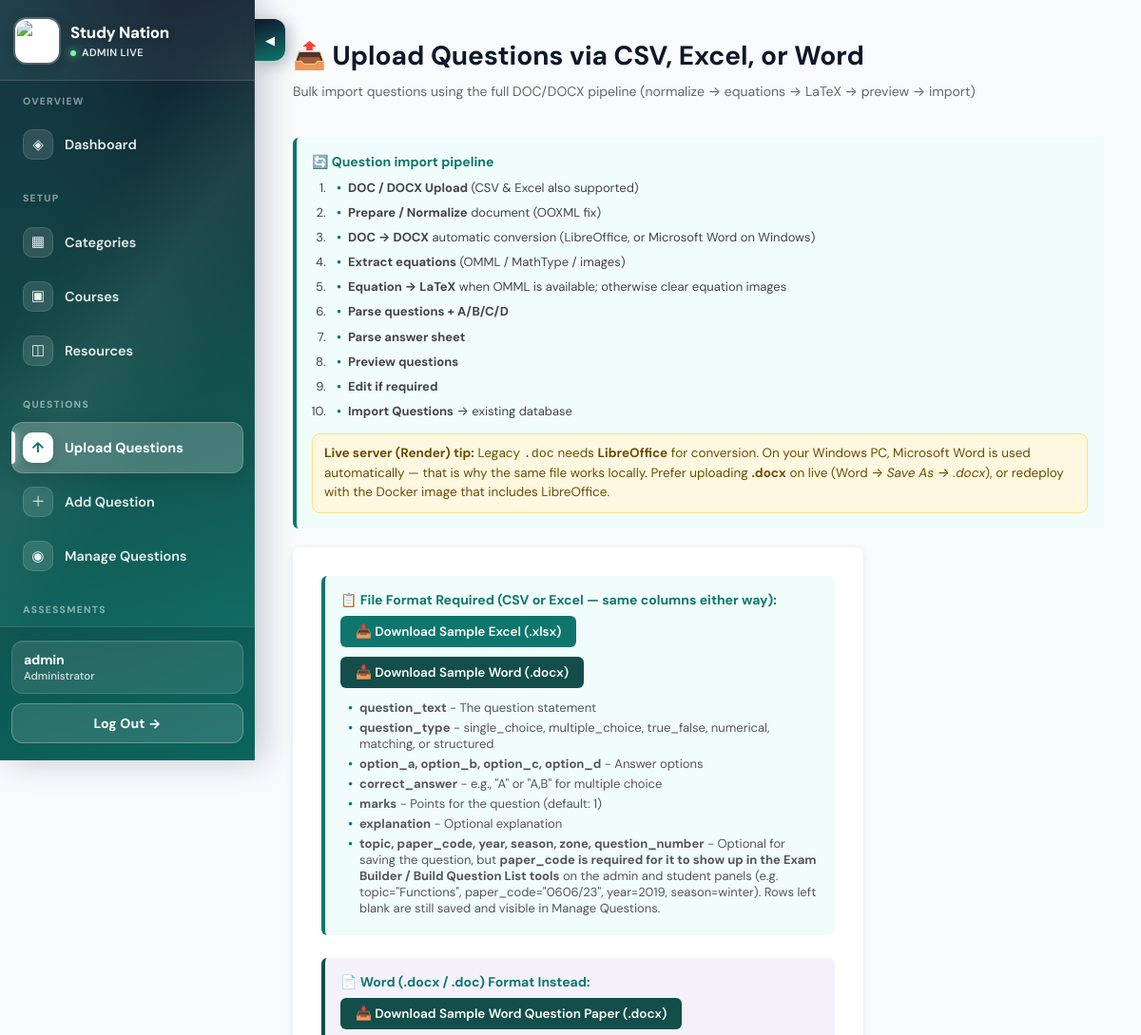
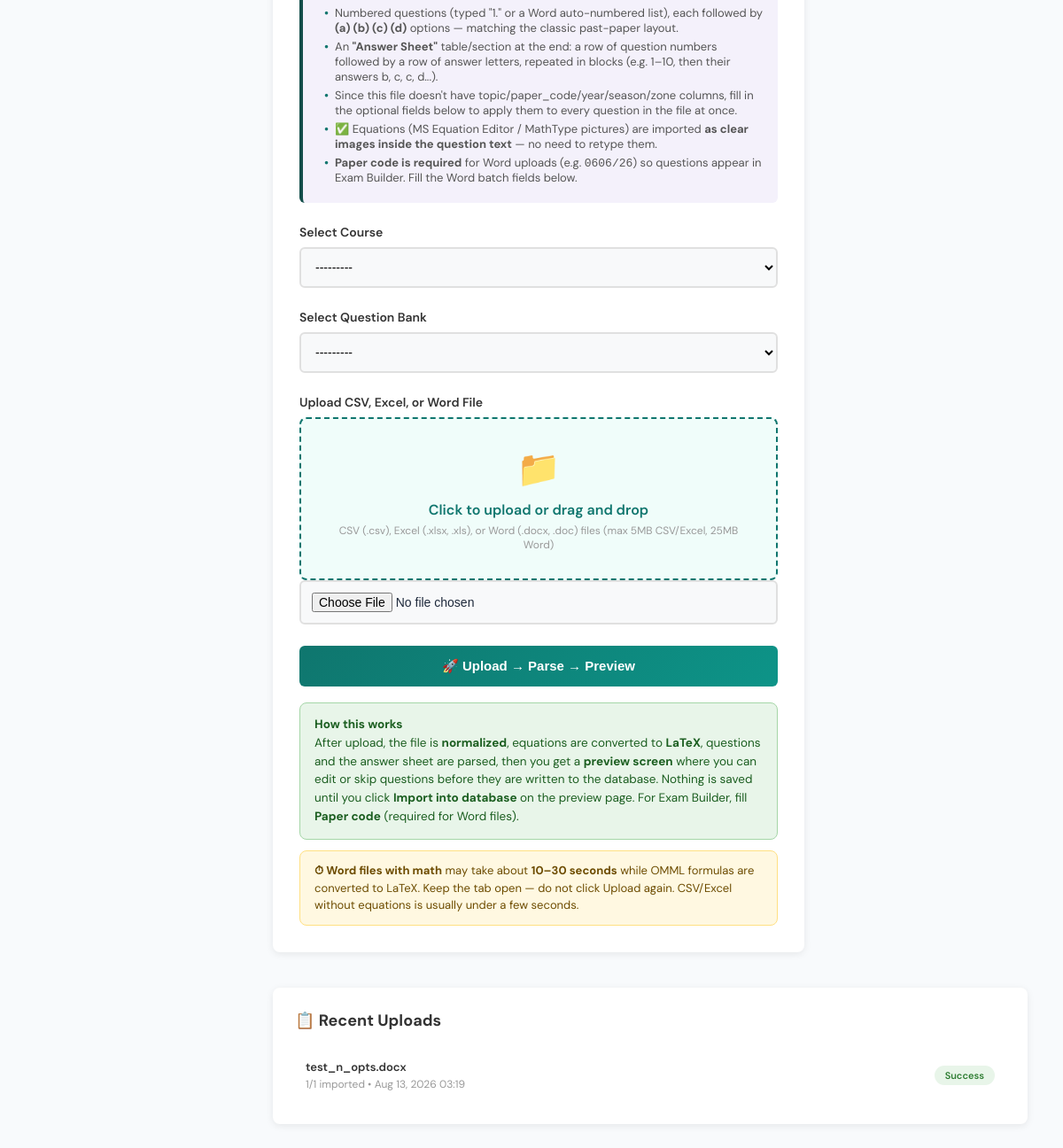
Page /admin-panel/csv-upload/ (signed in) on the committed database (2 pictures, top to bottom).
### admin_panel/models.py (models this page shows, shortened)
class CSVUpload(models.Model):
    admin_user = models.ForeignKey(AdminUser, on_delete=models.CASCADE, related_name='uploads')
    file_name = models.CharField(max_length=255)
    file = models.FileField(upload_to="csv_uploads/", blank=True, null=True)
    total_questions = models.IntegerField(default=0)
    successful_imports = models.IntegerField(default=0)
    failed_imports = models.IntegerField(default=0)
    error_details = models.TextField(blank=True)
    uploaded_at = models.DateTimeField(auto_now_add=True)
    status = models.CharField(
        max_length=20,
        choices=[
            ('pending', 'Pending'),
            ('processing', 'Processing'),
            ('success', 'Success'),
            ('failed', 'Failed'),
            ('partial', 'Partial Success')
        ],
        default='pending'
    )
    class Meta:
        ordering = ['-uploaded_at']

### admin_panel/views.py (the view, shortened to what this page needs)
# urls.py: path("csv-upload/", views.csv_upload, name="csv_upload"),
@admin_required
def csv_upload(request):
    admin_user = request.user.admin_profile
    pending_preview = request.session.get(SESSION_IMPORT_PREVIEW)
    if request.method == "POST":
        form = CSVUploadForm(request.POST, request.FILES)
        if form.is_valid():
            csv_file = request.FILES["csv_file"]
            course = form.cleaned_data["course"]
            question_bank = form.cleaned_data["question_bank"]
            name_lower = csv_file.name.lower()
            try:
                questions = form.parse_csv()
                if not questions:
                    messages.error(request, "No questions were found in this file.")
                    return redirect("admin_panel:csv_upload")
                if name_lower.endswith((".docx", ".doc")):
                    source_type = "word"
                elif name_lower.endswith((".xlsx", ".xls")):
                    source_type = "excel"
                else:
                    source_type = "csv"
                serialized = [_serialize_import_question(q) for q in questions]
                pipeline = _pipeline_stats_from_questions(
                    serialized, source_type=source_type, file_name=csv_file.name
                )
                pending_upload = CSVUpload.objects.create(
                    admin_user=admin_user,
                    file_name=csv_file.name,
                    file=csv_file,
                    total_questions=len(serialized),
                    status="processing",
                )
                request.session[SESSION_IMPORT_PREVIEW] = {
                    "upload_id": pending_upload.id,
                    "file_name": csv_file.name,
                    "course_id": course.id,
                    "question_bank_id": question_bank.id,
                    "source_type": source_type,
                    "pipeline": pipeline,
                    "questions": serialized,
                }
                request.session.modified = True
                messages.success(
                    request,
                    f"Parsed {len(serialized)} question(s) from “{csv_file.name}”. "
                    f"Review and edit below, then import into the database.",
                )
                return redirect("admin_panel:csv_upload_preview")
            except (ValidationError, django_forms.ValidationError) as e:
                if hasattr(e, "messages"):
                    msg = "; ".join(str(m) for m in e.messages)
                else:
                    msg = str(e)
                messages.error(request, msg)
            except (OSError, ValueError, TypeError, UnicodeDecodeError) as e:
                messages.error(request, f"Error processing file: {e}")
            except Exception as e:
                messages.error(
                    request,
                    f"Unexpected error processing file ({type(e).__name__}): {e}",
                )
    else:
        form = CSVUploadForm()
    context = {
        "form": form,
        "uploads": CSVUpload.objects.filter(admin_user=admin_user)[:10],
        "pipeline_steps": UPLOAD_PIPELINE_STEPS,
        "pending_preview": pending_preview,
    }
    return render(request, "admin_panel/csv_upload.html", context)

### admin_panel/templates/admin_panel/csv_upload.html (shortened to what this page needs)
<!DOCTYPE html>
<html lang="en">
  <head>
    {% include 'partials/mathjax.html' %}
  </head>
  <body>
    {% include 'admin_panel/_partials/sidebar_slider.html' %}
    <div class="dashboard-wrapper">
{% include 'admin_panel/_partials/admin_sidebar.html' with active='csv_upload' %}
      <main class="main-content">
        <div class="header">
          <h1>📤 Upload Questions via CSV, Excel, or Word</h1>
          <p>Bulk import questions using the full DOC/DOCX pipeline (normalize → equations → LaTeX → preview → import)</p>
        </div>
        <div class="info-box" style="max-width: 900px; margin-bottom: 20px;">
          <h4>🔄 Question import pipeline</h4>
          <ol style="margin: 8px 0 0 18px; line-height: 1.7; color: #444;">
            <li><strong>DOC / DOCX Upload</strong> (CSV &amp; Excel also supported)</li>
            <li><strong>Prepare / Normalize</strong> document (OOXML fix)</li>
            <li><strong>DOC → DOCX</strong> automatic conversion (LibreOffice, or Microsoft Word on Windows)</li>
            <li><strong>Extract equations</strong> (OMML / MathType / images)</li>
            <li><strong>Equation → LaTeX</strong> when OMML is available; otherwise clear equation images</li>
            <li><strong>Parse questions + A/B/C/D</strong></li>
            <li><strong>Parse answer sheet</strong></li>
            <li><strong>Preview questions</strong></li>
            <li><strong>Edit if required</strong></li>
            <li><strong>Import Questions</strong> → existing database</li>
          </ol>
          <p style="margin:12px 0 0; padding:10px 12px; background:#fff8e1; border:1px solid #ffe082; border-radius:8px; color:#6d4c00; font-size:13.5px; line-height:1.5;">
            <strong>Live server (Render) tip:</strong>
            Legacy <code>.doc</code> needs <strong>LibreOffice</strong> for conversion.
            On your Windows PC, Microsoft Word is used automatically — that is why the same file works locally.
            Prefer uploading <strong>.docx</strong> on live
            (Word → <em>Save As → .docx</em>), or redeploy with the Docker image that includes LibreOffice.
          </p>
        </div>
        <div class="form-container">
          <div class="info-box">
            <h4>📋 File Format Required (CSV or Excel — same columns either way):</h4>
            <p style="margin: 4px 0 12px; display:flex; flex-wrap:wrap; gap:10px;">
              <a href="{% url 'admin_panel:download_sample_template' %}" style="display:inline-flex; align-items:center; gap:6px; background:#0f766e; color:#fff; padding:8px 16px; border-radius:6px; text-decoration:none; font-size:13.5px; font-weight:600;">
                📥 Download Sample Excel (.xlsx)
              </a>
              <a href="{% url 'admin_panel:download_sample_docx' %}" style="display:inline-flex; align-items:center; gap:6px; background:#134e4a; color:#fff; padding:8px 16px; border-radius:6px; text-decoration:none; font-size:13.5px; font-weight:600;">
                📥 Download Sample Word (.docx)
              </a>
            </p>
            <ul>
              <li>
                <strong>question_text</strong> - The question statement
              </li>
              <li>
                <strong>question_type</strong> - single_choice, multiple_choice, true_false, numerical, matching, or structured
              </li>
              <li>
                <strong>option_a, option_b, option_c, option_d</strong> - Answer options
              </li>
              <li>
                <strong>correct_answer</strong> - e.g., "A" or "A,B" for multiple choice
              </li>
              <li>
                <strong>marks</strong> - Points for the question (default: 1)
              </li>
              <li>
                <strong>explanation</strong> - Optional explanation
              </li>
              <li>
                <strong>topic, paper_code, year, season, zone, question_number</strong> - Optional for saving the question, but <strong>paper_code is required for it to show up in the Exam Builder / Build Question List tools</strong> on the admin and student panels (e.g. topic="Functions", paper_code="0606/23", year=2019, season=winter). Rows left blank are still saved and visible in Manage Questions.
              </li>
            </ul>
          </div>
          <div class="info-box" style="border-left-color: #134e4a; background: #f4f1fb;">
            <h4>📄 Word (.docx / .doc) Format Instead:</h4>
            <p style="margin: 4px 0 12px;">
              <a href="{% url 'admin_panel:download_sample_docx' %}" style="display:inline-flex; align-items:center; gap:6px; background:#134e4a; color:#fff; padding:8px 16px; border-radius:6px; text-decoration:none; font-size:13.5px; font-weight:600;">
                📥 Download Sample Word Question Paper (.docx)
              </a>
            </p>
            <ul>
              <li>
                Numbered questions (typed "1." or a Word auto-numbered list), each followed by
                <strong>(a) (b) (c) (d)</strong> options — matching the classic past-paper layout.
              </li>
              <li>
                An <strong>"Answer Sheet"</strong> table/section at the end: a row of question
                numbers followed by a row of answer letters, repeated in blocks (e.g. 1–10, then
                their answers b, c, c, d...).
              </li>
              <li>
                Since this file doesn't have topic/paper_code/year/season/zone columns, fill in
                the optional fields below to apply them to every question in the file at once.
              </li>
              <li>
                ✅ Equations (MS Equation Editor / MathType pictures) are imported
                <strong>as clear images inside the question text</strong> — no need to retype them.
              </li>
              <li>
                <strong>Paper code is required</strong> for Word uploads (e.g. <code>0606/26</code>)
                so questions appear in Exam Builder. Fill the Word batch fields below.
              </li>
            </ul>
          </div>
          <form method="post" enctype="multipart/form-data">
            <div class="form-group">
              <label>{{ form.course.label }}</label>
              {{ form.course }}
            </div>
            <div class="form-group">
              <label>{{ form.question_bank.label }}</label>
              {{ form.question_bank }}
            </div>
            <div class="form-group">
              <label>{{ form.csv_file.label }}</label>
              <div class="file-upload-area" onclick="document.getElementById('id_csv_file').click()">
                <div class="upload-icon">📁</div>
                <div class="upload-text">Click to upload or drag and drop</div>
                <div class="upload-hint">CSV (.csv), Excel (.xlsx, .xls), or Word (.docx, .doc) files (max 5MB CSV/Excel, 25MB Word)</div>
              </div>
              {{ form.csv_file }}
            </div>
            <button type="submit" class="submit-btn">🚀 Upload → Parse → Preview</button>
          </form>
          <div style="margin-top: 18px; padding: 14px 16px; background: #e8f5e9; border: 1px solid #a5d6a7; border-radius: 8px; font-size: 13.5px; color: #1b5e20; line-height: 1.55;">
            <strong>How this works</strong><br>
            After upload, the file is <strong>normalized</strong>, equations are converted to
            <strong>LaTeX</strong>, questions and the answer sheet are parsed, then you get a
            <strong>preview screen</strong> where you can edit or skip questions before they are
            written to the database. Nothing is saved until you click
            <strong>Import into database</strong> on the preview page.
            For Exam Builder, fill <strong>Paper code</strong> (required for Word files).
          </div>
          <div style="margin-top: 12px; padding: 12px 16px; background: #fff8e1; border: 1px solid #ffe082; border-radius: 8px; font-size: 13px; color: #6d4c00; line-height: 1.5;">
            <strong>⏱ Word files with math</strong> may take about <strong>10–30 seconds</strong>
            while OMML formulas are converted to LaTeX. Keep the tab open — do not click Upload again.
            CSV/Excel without equations is usually under a few seconds.
          </div>
        </div>
        {% if uploads %}
          <div class="recent-uploads">
            <h2>📋 Recent Uploads</h2>
            {% for upload in uploads %}
              <div class="upload-item">
                <div class="upload-info">
                  <div class="upload-filename">{{ upload.file_name }}</div>
                  <div class="upload-stats">{{ upload.successful_imports }}/{{ upload.total_questions }}
                    imported • {{ upload.uploaded_at|date:'M d, Y H:i' }}</div>
                </div>
                <span class="status-badge">{{ upload.get_status_display }}</span>
              </div>
            {% endfor %}
          </div>
        {% endif %}
      </main>
    </div>
  </body>
</html>

### admin_panel/templates/admin_panel/_partials/admin_sidebar.html (shortened to what this page needs)
<aside class="sidebar" id="adminSidebar" aria-label="Admin navigation">
  <div class="sidebar-header">
    <a class="sidebar-brand" href="{% url 'admin_panel:dashboard' %}">
      <img
        src="/media/study_nation_logo.jpeg"
        alt="Study Nation"
        class="sidebar-logo"
      />
      <div class="sidebar-brand-text">
        <strong>Study Nation</strong>
        <span>Admin live</span>
      </div>
    </a>
  </div>
  <nav class="sidebar-nav-wrap" aria-label="Main">
    <ul class="sidebar-nav">
      <li class="sidebar-section-label">Overview</li>
      <li>
        <a href="{% url 'admin_panel:dashboard' %}" class="{% if active == 'dashboard' %}active{% endif %}">
          <span class="nav-ico">◈</span> Dashboard
        </a>
      </li>
      <li class="sidebar-section-label">Setup</li>
      <li>
        <a href="{% url 'admin_panel:manage_categories' %}" class="{% if active == 'manage_categories' %}active{% endif %}">
          <span class="nav-ico">▦</span> Categories
        </a>
      </li>
      <li>
        <a href="{% url 'admin_panel:manage_courses' %}" class="{% if active == 'manage_courses' %}active{% endif %}">
          <span class="nav-ico">▣</span> Courses
        </a>
      </li>
      <li>
        <a href="{% url 'admin_panel:manage_resources' %}" class="{% if active == 'manage_resources' %}active{% endif %}">
          <span class="nav-ico">◫</span> Resources
        </a>
      </li>
      <li class="sidebar-section-label">Questions</li>
      <li>
        <a href="{% url 'admin_panel:csv_upload' %}" class="{% if active == 'csv_upload' %}active{% endif %}">
          <span class="nav-ico">↑</span> Upload Questions
        </a>
      </li>
      <li>
        <a href="{% url 'admin_panel:manual_question' %}" class="{% if active == 'manual_question' %}active{% endif %}">
          <span class="nav-ico">＋</span> Add Question
        </a>
      </li>
      <li>
        <a href="{% url 'admin_panel:manage_questions' %}" class="{% if active == 'manage_questions' %}active{% endif %}">
          <span class="nav-ico">◉</span> Manage Questions
        </a>
      </li>
      <li class="sidebar-section-label">Assessments</li>
    </ul>
  </nav>
  <div class="sidebar-footer">
    <div class="sidebar-user">
      <strong>
        {% if admin_user %}
          {{ admin_user.user.username }}
        {% elif user.is_authenticated %}
          {{ user.username }}
        {% else %}
          Admin
        {% endif %}
      </strong>
      <span>Administrator</span>
    </div>
    <a href="{% url 'admin_panel:logout' %}" class="logout-btn">Log Out →</a>
  </div>
</aside>

### rows in the picture
CSVUpload: file_name "test_n_opts.docx", successful_imports "1", total_questions "1", uploaded_at "Aug 13, 2026 03:19", status "Success"

### other values in the picture
{{ user.username }} "admin"
